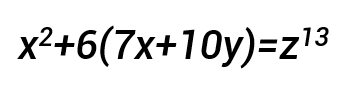
#> input picture testimages/equation1.png, 345 x 91 px
$ python -i FormatData.py   (imports and definitions only)
#> lines starting #> are read from the running program, lines starting #| are printed output that depends on the picture; after the words box and inside, x2 and y2 are one past the last pixel; in counts of white or black regions, pixels touching at a corner belong together
#> further down, picture is the input picture: shape (91, 345, 3); min 0, max 255, mean 232.1
import cv2
import numpy as np
import math
import h5py
import GenerateData
from tqdm import tqdm
user_input = ""

# TODO: (???) Make each loop in main() an object, instead of calling 6 different loops.


# Get contours of characters in image
# Iterate through each contour and draw a bounding rectangle
# Create 'boxes' list to store rectangles created
# TODO: Add support for roots and line-fractions.
#   Rework detection process to allow awkward characters to be more easily detected. I.E. (%).
# [34 lines left out: function find_contours, not called in this run]


def black_and_white(input_img, scale=1, blur=3):
    """ Creates inverted black and white photo from input image
    For each image do 5 things:
    1) Resize image (optional)
    2) Blur the image with GaussianBlur
    3) Convert image to grayscale
    4) Convert image to black and white
    5) Convert to inverted black and white
    Then set original image to new, modified image
        Parameters:
    ---------------
    input_img       input image to crop
    scale           (optional; default=1) Sets image scale
    blur            (optional; default=3) Sets blur amount
    """
#> called with scale = 1, blur = 3
    temp_img = input_img
    # Step 1
    temp_img = cv2.resize(temp_img, (round(temp_img.shape[1] * scale), round(temp_img.shape[0] * scale)))
    # Step 2
    temp_img_blur = cv2.GaussianBlur(temp_img, (blur, blur), 0)
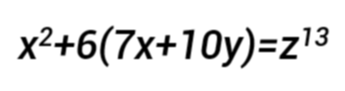
#> temp_img_blur: shape (91, 345, 3); min 0, max 255, mean 232.1
    # Step 3
    temp_img_gray = cv2.cvtColor(temp_img_blur, cv2.COLOR_BGR2GRAY)
    # Step 4
    (thresh, temp_img_baw) = cv2.threshold(temp_img_gray, 127, 255, cv2.THRESH_BINARY)
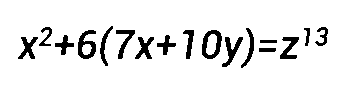
#> temp_img_baw: shape (91, 345); 91.2% white; 17 black regions, largest, box (x1, y1, x2, y2) and area: (202, 30, 222, 59) 288, (78, 30, 96, 59) 277, (222, 37, 243, 67) 231
    # Step 5
    temp_img_inv = cv2.bitwise_not(temp_img_baw)
    return temp_img_inv


# [20 lines left out: function crop_image, not called in this run]


char_id = 0


# TODO: (???) Add sorting by row
# [240 lines left out: functions extract_characters, max_character_size, resize_characters, draw_boxes, create_boxes, store_many_hdf5 and 1 more, not called in this run]


# [2 lines not run here, left out]

>>> import cv2
>>> picture = cv2.imread('testimages/equation1.png')
>>> result = black_and_white(picture)

$ run again, on testimages/equation_rot.png
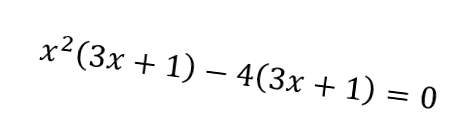
#> input picture testimages/equation_rot.png, 454 x 128 px
#> picture is the input picture: shape (128, 454, 3); min 0, max 255, mean 248.2
#> in black_and_white, `temp_img_blur = cv2.GaussianBlur(temp_img, (blur, blur), 0)`:
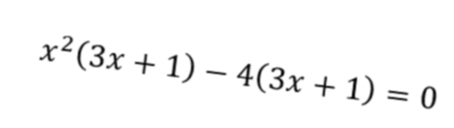
#> temp_img_blur: shape (128, 454, 3); min 3, max 255, mean 248.2
#> in black_and_white, `(thresh, temp_img_baw) = cv2.threshold(temp_img_gray, 127, 255, cv2.TH..`:
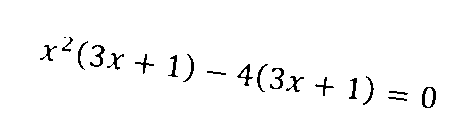
#> temp_img_baw: shape (128, 454); 97.5% white; black in thin lines or dots, all inside (x1, y1, x2, y2) = (40, 37, 436, 108)

$ run again, on testimages/example2.png
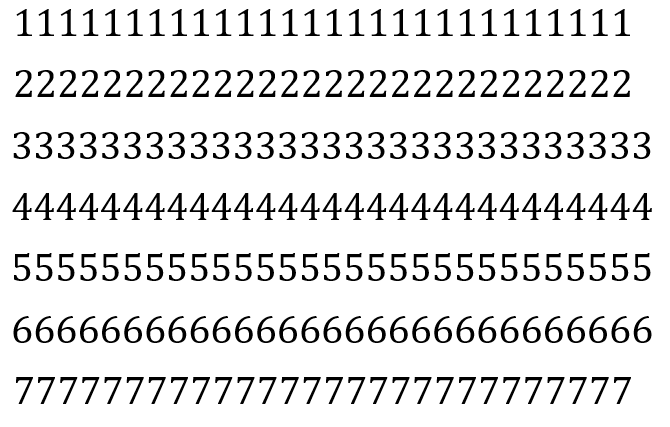
#> input picture testimages/example2.png, 670 x 427 px
#> picture is the input picture: shape (427, 670, 3); min 0, max 255, mean 227.3
#> in black_and_white, `temp_img_blur = cv2.GaussianBlur(temp_img, (blur, blur), 0)`:
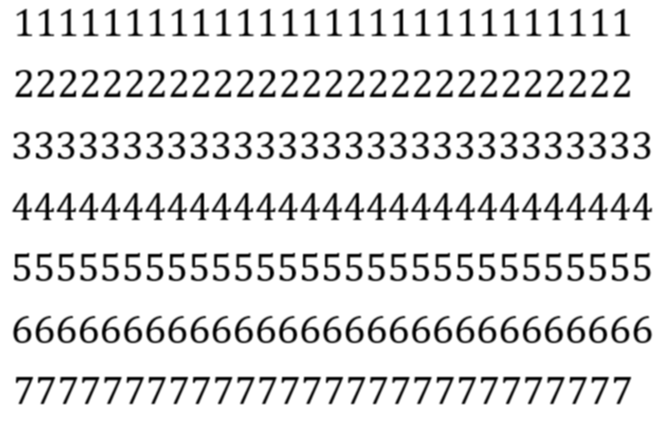
#> temp_img_blur: shape (427, 670, 3); min 0, max 255, mean 227.3
#> in black_and_white, `(thresh, temp_img_baw) = cv2.threshold(temp_img_gray, 127, 255, cv2.TH..`:
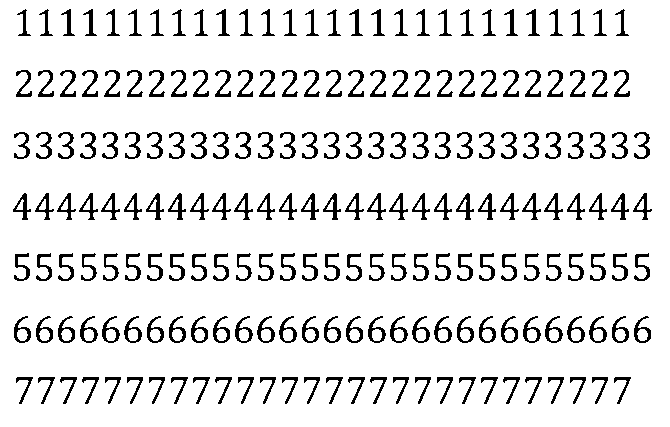
#> temp_img_baw: shape (427, 670); 89.3% white; 200 black regions, largest, box (x1, y1, x2, y2) and area: (80, 316, 98, 343) 176, (102, 316, 120, 343) 176, (124, 316, 142, 343) 176
